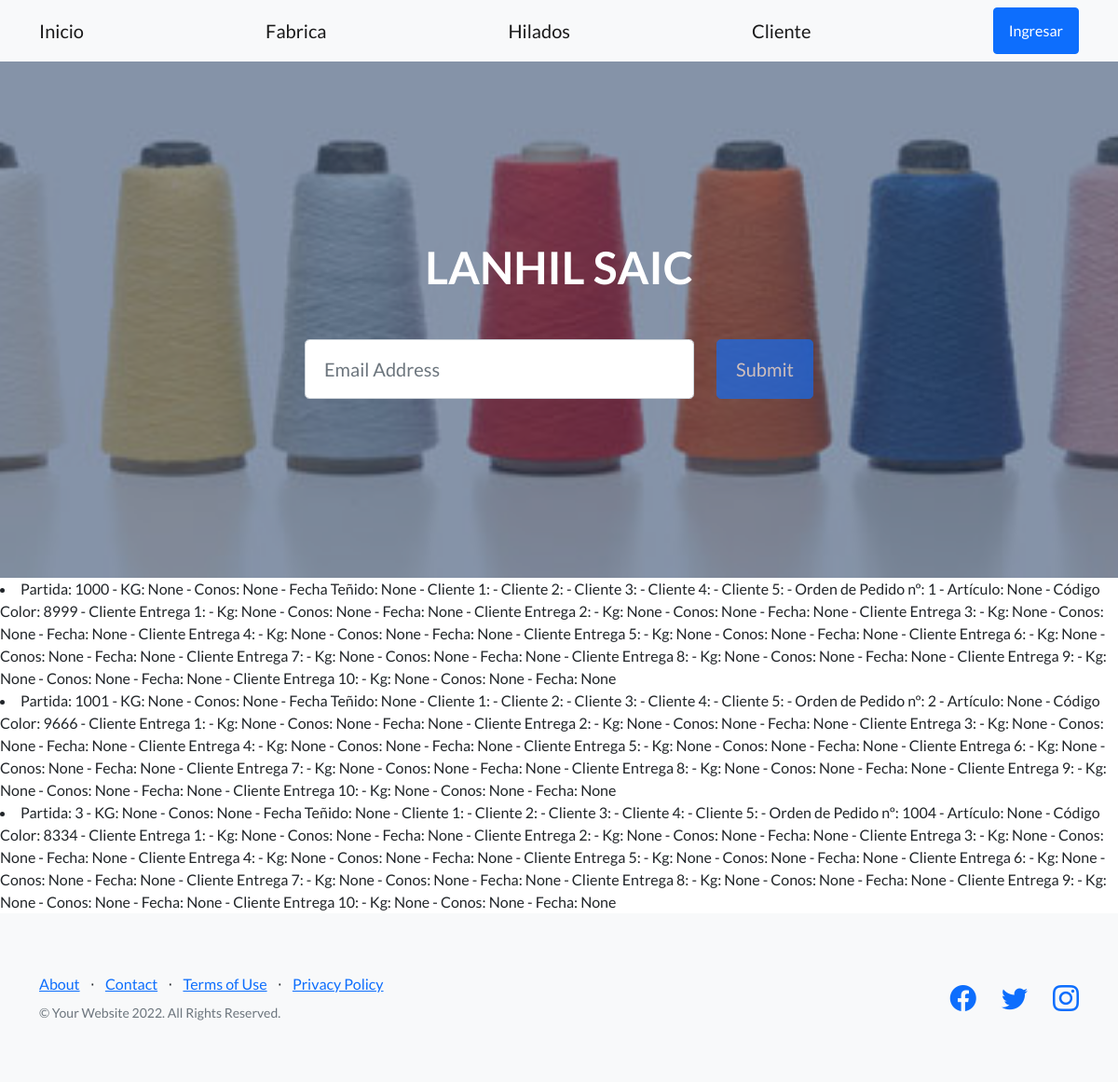
Page /appProduccion/leerHilados/ on the committed database.
### appProduccion/models.py (models this page shows)
class Hilado(models.Model):
    partida = models.IntegerField()
    kg = models.IntegerField()
    cantidadConos = models.IntegerField()
    fechaTenido = models.DateField()
    clienteTenido1 = models.CharField(max_length=50) #En algun momento tengo que vincular esto con clientes cargados
    clienteTenido2 = models.CharField(max_length=50)
    clienteTenido3 = models.CharField(max_length=50)
    clienteTenido4 = models.CharField(max_length=50)
    clienteTenido5 = models.CharField(max_length=50)
    ordenPedido = models.IntegerField()
    articulo = models.IntegerField()    #el artículo puede ser Gong, Milan, etc
    codigoColor = models.IntegerField() #el código de color es el color con que se tiñe y puede ser el mismo para distintos artículos
    clienteEntrega1 = models.CharField(max_length=50) #puede ser cambiado el cliente a la hora de entrega, tener cuidado que hay que modificar la oden de pedido si eso pasa
    kgEntrega1 = models.IntegerField() #Cuando se crea una partida se estiman los kg, pero en producción hay desperdicios que se ven con los kg entregados
    conosEntrega1 = models.IntegerField()
    fechaEntrega1 = models.DateField()
    clienteEntrega2 = models.CharField(max_length=50) #puede ser cambiado el cliente a la hora de entrega, tener cuidado que hay que modificar la oden de pedido si eso pasa
    kgEntrega2 = models.IntegerField() #Cuando se crea una partida se estiman los kg, pero en producción hay desperdicios que se ven con los kg entregados
    conosEntrega2 = models.IntegerField()
    fechaEntrega2 = models.DateField()
    clienteEntrega3 = models.CharField(max_length=50) #puede ser cambiado el cliente a la hora de entrega, tener cuidado que hay que modificar la oden de pedido si eso pasa
    kgEntrega3 = models.IntegerField() #Cuando se crea una partida se estiman los kg, pero en producción hay desperdicios que se ven con los kg entregados
    conosEntrega3 = models.IntegerField()
    fechaEntrega3 = models.DateField()
    clienteEntrega4 = models.CharField(max_length=50) #puede ser cambiado el cliente a la hora de entrega, tener cuidado que hay que modificar la oden de pedido si eso pasa
    kgEntrega4 = models.IntegerField() #Cuando se crea una partida se estiman los kg, pero en producción hay desperdicios que se ven con los kg entregados
    conosEntrega4 = models.IntegerField()
    fechaEntrega4 = models.DateField()
    clienteEntrega5 = models.CharField(max_length=50) #puede ser cambiado el cliente a la hora de entrega, tener cuidado que hay que modificar la oden de pedido si eso pasa
    kgEntrega5 = models.IntegerField() #Cuando se crea una partida se estiman los kg, pero en producción hay desperdicios que se ven con los kg entregados
    conosEntrega5 = models.IntegerField()
    fechaEntrega5 = models.DateField()
    clienteEntrega6 = models.CharField(max_length=50) #puede ser cambiado el cliente a la hora de entrega, tener cuidado que hay que modificar la oden de pedido si eso pasa
    kgEntrega6 = models.IntegerField() #Cuando se crea una partida se estiman los kg, pero en producción hay desperdicios que se ven con los kg entregados
    conosEntrega6 = models.IntegerField()
    fechaEntrega6 = models.DateField()
    clienteEntrega7 = models.CharField(max_length=50) #puede ser cambiado el cliente a la hora de entrega, tener cuidado que hay que modificar la oden de pedido si eso pasa
    kgEntrega7 = models.IntegerField() #Cuando se crea una partida se estiman los kg, pero en producción hay desperdicios que se ven con los kg entregados
    conosEntrega7 = models.IntegerField()
    fechaEntrega7 = models.DateField()
    clienteEntrega8 = models.CharField(max_length=50) #puede ser cambiado el cliente a la hora de entrega, tener cuidado que hay que modificar la oden de pedido si eso pasa
    kgEntrega8 = models.IntegerField() #Cuando se crea una partida se estiman los kg, pero en producción hay desperdicios que se ven con los kg entregados
    conosEntrega8 = models.IntegerField()
    fechaEntrega8 = models.DateField()
    clienteEntrega9 = models.CharField(max_length=50) #puede ser cambiado el cliente a la hora de entrega, tener cuidado que hay que modificar la oden de pedido si eso pasa
    kgEntrega9 = models.IntegerField() #Cuando se crea una partida se estiman los kg, pero en producción hay desperdicios que se ven con los kg entregados
    conosEntrega9 = models.IntegerField()
    fechaEntrega9 = models.DateField()
    clienteEntrega10 = models.CharField(max_length=50) #puede ser cambiado el cliente a la hora de entrega, tener cuidado que hay que modificar la oden de pedido si eso pasa
    kgEntrega10 = models.IntegerField() #Cuando se crea una partida se estiman los kg, pero en producción hay desperdicios que se ven con los kg entregados
    conosEntrega10 = models.IntegerField()
    fechaEntrega10 = models.DateField()
    def __str__(self):
        return f"Partida: {self.partida} - KG: {self.kg} - Conos: {self.cantidadConos} - Fecha Teñido: {self.fechaTenido} - Cliente 1: {self.clienteTenido1} - Cliente 2: {self.clienteTenido2} - Cliente 3: {self.clienteTenido3} - Cliente 4: {self.clienteTenido4} - Cliente 5: {self.clienteTenido5} - Orden de Pedido nº: {self.ordenPedido} - Artículo: {self.articulo} - Código Color: {self.codigoColor} - Cliente Entrega 1: {self.clienteEntrega1} - Kg: {self.kgEntrega1} - Conos: {self.conosEntrega1} - Fecha: {self.fechaEntrega1} - Cliente Entrega 2: {self.clienteEntrega2} - Kg: {self.kgEntrega2} - Conos: {self.conosEntrega2} - Fecha: {self.fechaEntrega2} - Cliente Entrega 3: {self.clienteEntrega3} - Kg: {self.kgEntrega3} - Conos: {self.conosEntrega3} - Fecha: {self.fechaEntrega3} - Cliente Entrega 4: {self.clienteEntrega4} - Kg: {self.kgEntrega4} - Conos: {self.conosEntrega4} - Fecha: {self.fechaEntrega4} - Cliente Entrega 5: {self.clienteEntrega5} - Kg: {self.kgEntrega5} - Conos: {self.conosEntrega5} - Fecha: {self.fechaEntrega5} - Cliente Entrega 6: {self.clienteEntrega6} - Kg: {self.kgEntrega6} - Conos: {self.conosEntrega6} - Fecha: {self.fechaEntrega6} - Cliente Entrega 7: {self.clienteEntrega7} - Kg: {self.kgEntrega7} - Conos: {self.conosEntrega7} - Fecha: {self.fechaEntrega7} - Cliente Entrega 8: {self.clienteEntrega8} - Kg: {self.kgEntrega8} - Conos: {self.conosEntrega8} - Fecha: {self.fechaEntrega8} - Cliente Entrega 9: {self.clienteEntrega9} - Kg: {self.kgEntrega9} - Conos: {self.conosEntrega9} - Fecha: {self.fechaEntrega9} - Cliente Entrega 10: {self.clienteEntrega10} - Kg: {self.kgEntrega10} - Conos: {self.conosEntrega10} - Fecha: {self.fechaEntrega10}  "

### appProduccion/views.py (the view)
# urls.py: path('leerHilados/', leerHilados, name="LeerHilados"),
def leerHilados(request):
    hilados = Hilado.objects.all()
    contexto = {"hilados":hilados}
    return render(request, "appProduccion/leerHilados.html",contexto)

### appProduccion/templates/appProduccion/leerHilados.html
{% extends "appProduccion/padre.html" %}
{% load static %}
{% block contenidoQueCambia %}
    {% for p in hilados %}
        <li> {{p}} </li>
    {% endfor %}
{% endblock %}

### rows in the picture
Hilado: partida+kg+cantidadConos "Partida: 1000 - KG: None - Conos: None - Fecha Teñido: None - Cliente 1: - Cliente 2: - Cliente 3: - Cliente 4: - Cliente 5: - Orden de Pedido nº: 1 - Artículo: None - Código Color: 8999 - Cliente Entrega 1: - Kg: None - Conos: None - Fecha: None - Cliente Entrega 2: - Kg: None - Conos: None - Fecha: None - Cliente Entrega 3: - Kg: None - Conos: None - Fecha: None - Cliente Entrega 4: - Kg: None - Conos: None - Fecha: None - Cliente Entrega 5: - Kg: None - Conos: None - Fecha: None - Cliente Entrega 6: - Kg: None - Conos: None - Fecha: None - Cliente Entrega 7: - Kg: None - Conos: None - Fecha: None - Cliente Entrega 8: - Kg: None - Conos: None - Fecha: None - Cliente Entrega 9: - Kg: None…"
Hilado: partida+kg+cantidadConos "Partida: 1001 - KG: None - Conos: None - Fecha Teñido: None - Cliente 1: - Cliente 2: - Cliente 3: - Cliente 4: - Cliente 5: - Orden de Pedido nº: 2 - Artículo: None - Código Color: 9666 - Cliente Entrega 1: - Kg: None - Conos: None - Fecha: None - Cliente Entrega 2: - Kg: None - Conos: None - Fecha: None - Cliente Entrega 3: - Kg: None - Conos: None - Fecha: None - Cliente Entrega 4: - Kg: None - Conos: None - Fecha: None - Cliente Entrega 5: - Kg: None - Conos: None - Fecha: None - Cliente Entrega 6: - Kg: None - Conos: None - Fecha: None - Cliente Entrega 7: - Kg: None - Conos: None - Fecha: None - Cliente Entrega 8: - Kg: None - Conos: None - Fecha: None - Cliente Entrega 9: - Kg: None…"
Hilado: partida+kg+cantidadConos "Partida: 3 - KG: None - Conos: None - Fecha Teñido: None - Cliente 1: - Cliente 2: - Cliente 3: - Cliente 4: - Cliente 5: - Orden de Pedido nº: 1004 - Artículo: None - Código Color: 8334 - Cliente Entrega 1: - Kg: None - Conos: None - Fecha: None - Cliente Entrega 2: - Kg: None - Conos: None - Fecha: None - Cliente Entrega 3: - Kg: None - Conos: None - Fecha: None - Cliente Entrega 4: - Kg: None - Conos: None - Fecha: None - Cliente Entrega 5: - Kg: None - Conos: None - Fecha: None - Cliente Entrega 6: - Kg: None - Conos: None - Fecha: None - Cliente Entrega 7: - Kg: None - Conos: None - Fecha: None - Cliente Entrega 8: - Kg: None - Conos: None - Fecha: None - Cliente Entrega 9: - Kg: None…"
